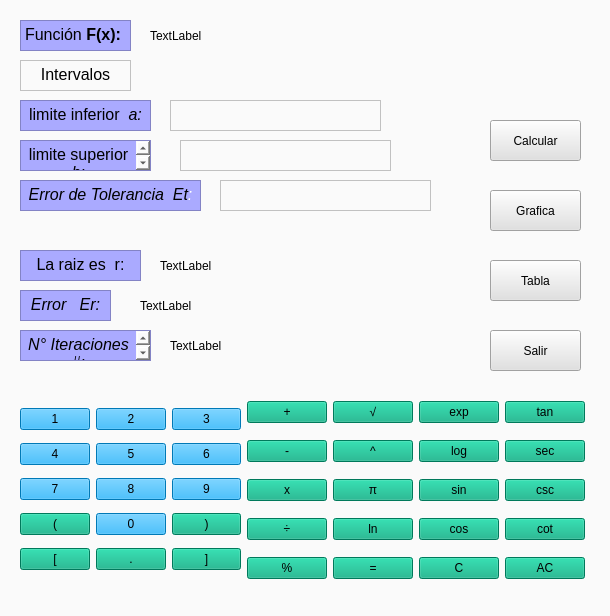
<?xml version="1.0" encoding="UTF-8"?>
<ui version="4.0">
 <class>calculadora</class>
 <widget class="QWidget" name="calculadora">
  <property name="geometry">
   <rect>
    <x>0</x>
    <y>0</y>
    <width>610</width>
    <height>616</height>
   </rect>
  </property>
  <property name="windowTitle">
   <string>Metodo de la secante</string>
  </property>
  <property name="styleSheet">
   <string notr="true">background-color: rgb(250, 250, 250);</string>
  </property>
  <widget class="QWidget" name="layoutWidget">
   <property name="geometry">
    <rect>
     <x>20</x>
     <y>390</y>
     <width>565</width>
     <height>203</height>
    </rect>
   </property>
   <layout class="QGridLayout" name="gridLayout_2">
    <item row="0" column="0" rowspan="5">
     <layout class="QGridLayout" name="gridLayout">
      <item row="0" column="0">
       <widget class="QPushButton" name="botonUno">
        <property name="styleSheet">
         <string notr="true">background-color: rgb(0, 170, 255);
font: 87 14pt &quot;Arial Black&quot;;</string>
        </property>
        <property name="text">
         <string>1</string>
        </property>
        <property name="shortcut">
         <string>1</string>
        </property>
       </widget>
      </item>
      <item row="0" column="1">
       <widget class="QPushButton" name="botonDos">
        <property name="styleSheet">
         <string notr="true">background-color: rgb(0, 170, 255);
font: 87 14pt &quot;Arial Black&quot;;</string>
        </property>
        <property name="text">
         <string>2</string>
        </property>
        <property name="shortcut">
         <string>2</string>
        </property>
       </widget>
      </item>
      <item row="0" column="2">
       <widget class="QPushButton" name="botonTres">
        <property name="styleSheet">
         <string notr="true">background-color: rgb(0, 170, 255);
font: 87 14pt &quot;Arial Black&quot;;</string>
        </property>
        <property name="text">
         <string>3</string>
        </property>
        <property name="shortcut">
         <string>3</string>
        </property>
       </widget>
      </item>
      <item row="1" column="0">
       <widget class="QPushButton" name="botonCuatro">
        <property name="styleSheet">
         <string notr="true">background-color: rgb(0, 170, 255);
font: 87 14pt &quot;Arial Black&quot;;</string>
        </property>
        <property name="text">
         <string>4</string>
        </property>
        <property name="shortcut">
         <string>4</string>
        </property>
       </widget>
      </item>
      <item row="1" column="1">
       <widget class="QPushButton" name="botonCinco">
        <property name="styleSheet">
         <string notr="true">background-color: rgb(0, 170, 255);
font: 87 14pt &quot;Arial Black&quot;;</string>
        </property>
        <property name="text">
         <string>5</string>
        </property>
        <property name="shortcut">
         <string>5</string>
        </property>
       </widget>
      </item>
      <item row="1" column="2">
       <widget class="QPushButton" name="botonSeis">
        <property name="styleSheet">
         <string notr="true">background-color: rgb(0, 170, 255);
font: 87 14pt &quot;Arial Black&quot;;</string>
        </property>
        <property name="text">
         <string>6</string>
        </property>
        <property name="shortcut">
         <string>6</string>
        </property>
       </widget>
      </item>
      <item row="2" column="0">
       <widget class="QPushButton" name="botonSiete">
        <property name="styleSheet">
         <string notr="true">background-color: rgb(0, 170, 255);
font: 87 14pt &quot;Arial Black&quot;;</string>
        </property>
        <property name="text">
         <string>7</string>
        </property>
        <property name="shortcut">
         <string>7</string>
        </property>
       </widget>
      </item>
      <item row="2" column="1">
       <widget class="QPushButton" name="botonOcho">
        <property name="styleSheet">
         <string notr="true">background-color: rgb(0, 170, 255);
font: 87 14pt &quot;Arial Black&quot;;</string>
        </property>
        <property name="text">
         <string>8</string>
        </property>
        <property name="shortcut">
         <string>8</string>
        </property>
       </widget>
      </item>
      <item row="2" column="2">
       <widget class="QPushButton" name="botonNueve">
        <property name="styleSheet">
         <string notr="true">background-color: rgb(0, 170, 255);
font: 87 14pt &quot;Arial Black&quot;;</string>
        </property>
        <property name="text">
         <string>9</string>
        </property>
        <property name="shortcut">
         <string>9</string>
        </property>
       </widget>
      </item>
      <item row="3" column="0">
       <widget class="QPushButton" name="botonCabierto">
        <property name="styleSheet">
         <string notr="true">font: 87 14pt &quot;Arial Black&quot;;
background-color: rgb(0, 170, 127);</string>
        </property>
        <property name="text">
         <string>(</string>
        </property>
        <property name="shortcut">
         <string>(</string>
        </property>
       </widget>
      </item>
      <item row="3" column="1">
       <widget class="QPushButton" name="botonCero">
        <property name="styleSheet">
         <string notr="true">background-color: rgb(0, 170, 255);
font: 87 14pt &quot;Arial Black&quot;;</string>
        </property>
        <property name="text">
         <string>0</string>
        </property>
        <property name="shortcut">
         <string>0</string>
        </property>
       </widget>
      </item>
      <item row="3" column="2">
       <widget class="QPushButton" name="botonCerrado">
        <property name="styleSheet">
         <string notr="true">background-color: rgb(0, 170, 127);
font: 87 14pt &quot;Arial Black&quot;;</string>
        </property>
        <property name="text">
         <string>)</string>
        </property>
        <property name="shortcut">
         <string>)</string>
        </property>
       </widget>
      </item>
      <item row="4" column="0">
       <widget class="QPushButton" name="botonCabierto_2">
        <property name="styleSheet">
         <string notr="true">font: 87 14pt &quot;Arial Black&quot;;
background-color: rgb(0, 170, 127);</string>
        </property>
        <property name="text">
         <string>[</string>
        </property>
        <property name="shortcut">
         <string>(</string>
        </property>
       </widget>
      </item>
      <item row="4" column="1">
       <widget class="QPushButton" name="botonPunto">
        <property name="styleSheet">
         <string notr="true">background-color: rgb(0, 170, 127);
font: 87 14pt &quot;Arial Black&quot;;</string>
        </property>
        <property name="text">
         <string>.</string>
        </property>
        <property name="shortcut">
         <string>.</string>
        </property>
       </widget>
      </item>
      <item row="4" column="2">
       <widget class="QPushButton" name="botonCabierto_3">
        <property name="styleSheet">
         <string notr="true">font: 87 14pt &quot;Arial Black&quot;;
background-color: rgb(0, 170, 127);</string>
        </property>
        <property name="text">
         <string>]</string>
        </property>
        <property name="shortcut">
         <string>(</string>
        </property>
       </widget>
      </item>
     </layout>
    </item>
    <item row="0" column="1">
     <widget class="QPushButton" name="botonMas">
      <property name="styleSheet">
       <string notr="true">font: 87 14pt &quot;Arial Black&quot;;
background-color: rgb(0, 170, 127);</string>
      </property>
      <property name="text">
       <string>+</string>
      </property>
      <property name="shortcut">
       <string>+</string>
      </property>
     </widget>
    </item>
    <item row="0" column="2">
     <widget class="QPushButton" name="botonMas_2">
      <property name="styleSheet">
       <string notr="true">font: 75 14pt &quot;Arial&quot;;
background-color: rgb(0, 170, 127);</string>
      </property>
      <property name="text">
       <string>√</string>
      </property>
      <property name="shortcut">
       <string>+</string>
      </property>
     </widget>
    </item>
    <item row="0" column="3">
     <widget class="QPushButton" name="botonMas_3">
      <property name="styleSheet">
       <string notr="true">font: 12pt &quot;Arial&quot;;
background-color: rgb(0, 170, 127);</string>
      </property>
      <property name="text">
       <string>exp</string>
      </property>
      <property name="shortcut">
       <string>+</string>
      </property>
     </widget>
    </item>
    <item row="0" column="4">
     <widget class="QPushButton" name="botonMas_11">
      <property name="styleSheet">
       <string notr="true">font: 12pt &quot;Arial&quot;;
background-color: rgb(0, 170, 127);</string>
      </property>
      <property name="text">
       <string>tan</string>
      </property>
      <property name="shortcut">
       <string>+</string>
      </property>
     </widget>
    </item>
    <item row="1" column="1">
     <widget class="QPushButton" name="botonMenos">
      <property name="styleSheet">
       <string notr="true">font: 87 14pt &quot;Arial Black&quot;;
background-color: rgb(0, 170, 127);</string>
      </property>
      <property name="text">
       <string>-</string>
      </property>
      <property name="shortcut">
       <string>-</string>
      </property>
     </widget>
    </item>
    <item row="1" column="2">
     <widget class="QPushButton" name="botonMas_4">
      <property name="styleSheet">
       <string notr="true">font: 87 14pt &quot;Arial Black&quot;;
background-color: rgb(0, 170, 127);</string>
      </property>
      <property name="text">
       <string>^</string>
      </property>
      <property name="shortcut">
       <string>+</string>
      </property>
     </widget>
    </item>
    <item row="1" column="3">
     <widget class="QPushButton" name="botonMas_8">
      <property name="styleSheet">
       <string notr="true">font: 12pt &quot;Arial&quot;;
background-color: rgb(0, 170, 127);</string>
      </property>
      <property name="text">
       <string>log</string>
      </property>
      <property name="shortcut">
       <string>+</string>
      </property>
     </widget>
    </item>
    <item row="1" column="4">
     <widget class="QPushButton" name="botonMas_12">
      <property name="styleSheet">
       <string notr="true">font: 12pt &quot;Arial&quot;;
background-color: rgb(0, 170, 127);</string>
      </property>
      <property name="text">
       <string>sec</string>
      </property>
      <property name="shortcut">
       <string>+</string>
      </property>
     </widget>
    </item>
    <item row="2" column="1">
     <widget class="QPushButton" name="BotonMulti">
      <property name="styleSheet">
       <string notr="true">background-color: rgb(0, 170, 127);
font: 87 14pt &quot;Arial Black&quot;;</string>
      </property>
      <property name="text">
       <string>x</string>
      </property>
      <property name="shortcut">
       <string>*</string>
      </property>
     </widget>
    </item>
    <item row="2" column="2">
     <widget class="QPushButton" name="botonMas_7">
      <property name="styleSheet">
       <string notr="true">font: 87 14pt &quot;Arial Black&quot;;
background-color: rgb(0, 170, 127);</string>
      </property>
      <property name="text">
       <string>π</string>
      </property>
      <property name="shortcut">
       <string>+</string>
      </property>
     </widget>
    </item>
    <item row="2" column="3">
     <widget class="QPushButton" name="botonMas_9">
      <property name="styleSheet">
       <string notr="true">font: 12pt &quot;Arial&quot;;
background-color: rgb(0, 170, 127);</string>
      </property>
      <property name="text">
       <string>sin</string>
      </property>
      <property name="shortcut">
       <string>+</string>
      </property>
     </widget>
    </item>
    <item row="2" column="4">
     <widget class="QPushButton" name="botonMas_13">
      <property name="styleSheet">
       <string notr="true">font: 12pt &quot;Arial&quot;;
background-color: rgb(0, 170, 127);</string>
      </property>
      <property name="text">
       <string>csc</string>
      </property>
      <property name="shortcut">
       <string>+</string>
      </property>
     </widget>
    </item>
    <item row="3" column="1">
     <widget class="QPushButton" name="botonDivision">
      <property name="styleSheet">
       <string notr="true">font: 87 14pt &quot;Arial Black&quot;;
background-color: rgb(0, 170, 127);</string>
      </property>
      <property name="text">
       <string>÷</string>
      </property>
      <property name="shortcut">
       <string>/</string>
      </property>
     </widget>
    </item>
    <item row="3" column="2">
     <widget class="QPushButton" name="botonMas_5">
      <property name="styleSheet">
       <string notr="true">font: 12pt &quot;Arial&quot;;
background-color: rgb(0, 170, 127);</string>
      </property>
      <property name="text">
       <string>ln</string>
      </property>
      <property name="shortcut">
       <string>+</string>
      </property>
     </widget>
    </item>
    <item row="3" column="3">
     <widget class="QPushButton" name="botonMas_10">
      <property name="styleSheet">
       <string notr="true">font: 12pt &quot;Arial&quot;;
background-color: rgb(0, 170, 127);</string>
      </property>
      <property name="text">
       <string>cos</string>
      </property>
      <property name="shortcut">
       <string>+</string>
      </property>
     </widget>
    </item>
    <item row="3" column="4">
     <widget class="QPushButton" name="botonMas_14">
      <property name="styleSheet">
       <string notr="true">font: 12pt &quot;Arial&quot;;
background-color: rgb(0, 170, 127);</string>
      </property>
      <property name="text">
       <string>cot</string>
      </property>
      <property name="shortcut">
       <string>+</string>
      </property>
     </widget>
    </item>
    <item row="4" column="1">
     <widget class="QPushButton" name="botonPorcentaje">
      <property name="styleSheet">
       <string notr="true">font: 87 14pt &quot;Arial Black&quot;;
background-color: rgb(0, 170, 127);</string>
      </property>
      <property name="text">
       <string>%</string>
      </property>
      <property name="shortcut">
       <string>%</string>
      </property>
     </widget>
    </item>
    <item row="4" column="2">
     <widget class="QPushButton" name="botonMas_6">
      <property name="styleSheet">
       <string notr="true">font: 87 14pt &quot;Arial Black&quot;;
background-color: rgb(0, 170, 127);</string>
      </property>
      <property name="text">
       <string>=</string>
      </property>
      <property name="shortcut">
       <string>+</string>
      </property>
     </widget>
    </item>
    <item row="4" column="3">
     <widget class="QPushButton" name="BotonBorrar">
      <property name="styleSheet">
       <string notr="true">background-color: rgb(0, 170, 127);
font: 87 14pt &quot;Arial Black&quot;;</string>
      </property>
      <property name="text">
       <string>C</string>
      </property>
      <property name="shortcut">
       <string>Esc</string>
      </property>
     </widget>
    </item>
    <item row="4" column="4">
     <widget class="QPushButton" name="botonAC">
      <property name="styleSheet">
       <string notr="true">font: 87 14pt &quot;Arial Black&quot;;
background-color: rgb(0, 170, 127);</string>
      </property>
      <property name="text">
       <string>AC</string>
      </property>
     </widget>
    </item>
   </layout>
  </widget>
  <widget class="QTextEdit" name="BotonFun">
   <property name="geometry">
    <rect>
     <x>20</x>
     <y>20</y>
     <width>111</width>
     <height>31</height>
    </rect>
   </property>
   <property name="styleSheet">
    <string notr="true">font: 12pt &quot;Arial&quot;;
background-color: rgb(170, 170, 255);</string>
   </property>
   <property name="html">
    <string>&lt;!DOCTYPE HTML PUBLIC &quot;-//W3C//DTD HTML 4.0//EN&quot; &quot;http://www.w3.org/TR/REC-html40/strict.dtd&quot;&gt;
&lt;html&gt;&lt;head&gt;&lt;meta name=&quot;qrichtext&quot; content=&quot;1&quot; /&gt;&lt;style type=&quot;text/css&quot;&gt;
p, li { white-space: pre-wrap; }
&lt;/style&gt;&lt;/head&gt;&lt;body style=&quot; font-family:'Arial'; font-size:12pt; font-weight:400; font-style:normal;&quot;&gt;
&lt;p style=&quot; margin-top:0px; margin-bottom:0px; margin-left:0px; margin-right:0px; -qt-block-indent:0; text-indent:0px;&quot;&gt;&lt;span style=&quot; font-family:'MS Shell Dlg 2'; color:#000000;&quot;&gt;Función &lt;/span&gt;&lt;span style=&quot; font-family:'MS Shell Dlg 2'; font-weight:600; color:#000000;&quot;&gt;F(x):&lt;/span&gt;&lt;/p&gt;&lt;/body&gt;&lt;/html&gt;</string>
   </property>
  </widget>
  <widget class="QPushButton" name="pushButton_8">
   <property name="geometry">
    <rect>
     <x>490</x>
     <y>190</y>
     <width>91</width>
     <height>41</height>
    </rect>
   </property>
   <property name="styleSheet">
    <string notr="true">background-color: rgb(225, 225, 225);
font: 87 12pt &quot;Arial Black&quot;;</string>
   </property>
   <property name="text">
    <string>Grafica</string>
   </property>
  </widget>
  <widget class="QTextEdit" name="BotonRaiz">
   <property name="geometry">
    <rect>
     <x>20</x>
     <y>250</y>
     <width>121</width>
     <height>31</height>
    </rect>
   </property>
   <property name="styleSheet">
    <string notr="true">font: 12pt &quot;Arial&quot;;
background-color: rgb(170, 170, 255);</string>
   </property>
   <property name="html">
    <string>&lt;!DOCTYPE HTML PUBLIC &quot;-//W3C//DTD HTML 4.0//EN&quot; &quot;http://www.w3.org/TR/REC-html40/strict.dtd&quot;&gt;
&lt;html&gt;&lt;head&gt;&lt;meta name=&quot;qrichtext&quot; content=&quot;1&quot; /&gt;&lt;style type=&quot;text/css&quot;&gt;
p, li { white-space: pre-wrap; }
&lt;/style&gt;&lt;/head&gt;&lt;body style=&quot; font-family:'Arial'; font-size:12pt; font-weight:400; font-style:normal;&quot;&gt;
&lt;p align=&quot;center&quot; style=&quot; margin-top:0px; margin-bottom:0px; margin-left:0px; margin-right:0px; -qt-block-indent:0; text-indent:0px;&quot;&gt;&lt;span style=&quot; color:#000000;&quot;&gt;La raiz es  r:&lt;/span&gt;&lt;/p&gt;&lt;/body&gt;&lt;/html&gt;</string>
   </property>
  </widget>
  <widget class="QTextEdit" name="BotonLimIn">
   <property name="geometry">
    <rect>
     <x>20</x>
     <y>100</y>
     <width>131</width>
     <height>31</height>
    </rect>
   </property>
   <property name="styleSheet">
    <string notr="true">font: 12pt &quot;Arial&quot;;
background-color: rgb(170, 170, 255);</string>
   </property>
   <property name="html">
    <string>&lt;!DOCTYPE HTML PUBLIC &quot;-//W3C//DTD HTML 4.0//EN&quot; &quot;http://www.w3.org/TR/REC-html40/strict.dtd&quot;&gt;
&lt;html&gt;&lt;head&gt;&lt;meta name=&quot;qrichtext&quot; content=&quot;1&quot; /&gt;&lt;style type=&quot;text/css&quot;&gt;
p, li { white-space: pre-wrap; }
&lt;/style&gt;&lt;/head&gt;&lt;body style=&quot; font-family:'Arial'; font-size:12pt; font-weight:400; font-style:normal;&quot;&gt;
&lt;p align=&quot;center&quot; style=&quot; margin-top:0px; margin-bottom:0px; margin-left:0px; margin-right:0px; -qt-block-indent:0; text-indent:0px;&quot;&gt;&lt;span style=&quot; color:#000000;&quot;&gt;limite inferior &lt;/span&gt;&lt;span style=&quot; font-style:italic; color:#000000;&quot;&gt; a:&lt;/span&gt;&lt;/p&gt;&lt;/body&gt;&lt;/html&gt;</string>
   </property>
  </widget>
  <widget class="QPushButton" name="pushButton_10">
   <property name="geometry">
    <rect>
     <x>490</x>
     <y>260</y>
     <width>91</width>
     <height>41</height>
    </rect>
   </property>
   <property name="styleSheet">
    <string notr="true">background-color: rgb(225, 225, 225);
font: 87 12pt &quot;Arial Black&quot;;</string>
   </property>
   <property name="text">
    <string>Tabla</string>
   </property>
  </widget>
  <widget class="QPushButton" name="pushButton_11">
   <property name="geometry">
    <rect>
     <x>490</x>
     <y>330</y>
     <width>91</width>
     <height>41</height>
    </rect>
   </property>
   <property name="styleSheet">
    <string notr="true">background-color: rgb(225, 225, 225);
font: 87 12pt &quot;Arial Black&quot;;</string>
   </property>
   <property name="text">
    <string>Salir</string>
   </property>
  </widget>
  <widget class="QTextEdit" name="BotonNum">
   <property name="geometry">
    <rect>
     <x>20</x>
     <y>330</y>
     <width>131</width>
     <height>31</height>
    </rect>
   </property>
   <property name="styleSheet">
    <string notr="true">font: 12pt &quot;Arial&quot;;
background-color: rgb(170, 170, 255);</string>
   </property>
   <property name="html">
    <string>&lt;!DOCTYPE HTML PUBLIC &quot;-//W3C//DTD HTML 4.0//EN&quot; &quot;http://www.w3.org/TR/REC-html40/strict.dtd&quot;&gt;
&lt;html&gt;&lt;head&gt;&lt;meta name=&quot;qrichtext&quot; content=&quot;1&quot; /&gt;&lt;style type=&quot;text/css&quot;&gt;
p, li { white-space: pre-wrap; }
&lt;/style&gt;&lt;/head&gt;&lt;body style=&quot; font-family:'Arial'; font-size:12pt; font-weight:400; font-style:normal;&quot;&gt;
&lt;p align=&quot;center&quot; style=&quot; margin-top:0px; margin-bottom:0px; margin-left:0px; margin-right:0px; -qt-block-indent:0; text-indent:0px;&quot;&gt;&lt;span style=&quot; font-style:italic; color:#000000;&quot;&gt;N° Iteraciones  #:&lt;/span&gt;&lt;/p&gt;&lt;/body&gt;&lt;/html&gt;</string>
   </property>
  </widget>
  <widget class="QTextEdit" name="BotonLimSup">
   <property name="geometry">
    <rect>
     <x>20</x>
     <y>140</y>
     <width>131</width>
     <height>31</height>
    </rect>
   </property>
   <property name="styleSheet">
    <string notr="true">font: 12pt &quot;Arial&quot;;
background-color: rgb(170, 170, 255);</string>
   </property>
   <property name="html">
    <string>&lt;!DOCTYPE HTML PUBLIC &quot;-//W3C//DTD HTML 4.0//EN&quot; &quot;http://www.w3.org/TR/REC-html40/strict.dtd&quot;&gt;
&lt;html&gt;&lt;head&gt;&lt;meta name=&quot;qrichtext&quot; content=&quot;1&quot; /&gt;&lt;style type=&quot;text/css&quot;&gt;
p, li { white-space: pre-wrap; }
&lt;/style&gt;&lt;/head&gt;&lt;body style=&quot; font-family:'Arial'; font-size:12pt; font-weight:400; font-style:normal;&quot;&gt;
&lt;p align=&quot;center&quot; style=&quot; margin-top:0px; margin-bottom:0px; margin-left:0px; margin-right:0px; -qt-block-indent:0; text-indent:0px;&quot;&gt;&lt;span style=&quot; color:#000000;&quot;&gt;limite superior &lt;/span&gt;&lt;span style=&quot; font-style:italic; color:#000000;&quot;&gt; b:&lt;/span&gt;&lt;/p&gt;&lt;/body&gt;&lt;/html&gt;</string>
   </property>
  </widget>
  <widget class="QPushButton" name="pushButton_9">
   <property name="geometry">
    <rect>
     <x>490</x>
     <y>120</y>
     <width>91</width>
     <height>41</height>
    </rect>
   </property>
   <property name="styleSheet">
    <string notr="true">background-color: rgb(225, 225, 225);
font: 87 12pt &quot;Arial Black&quot;;</string>
   </property>
   <property name="text">
    <string>Calcular</string>
   </property>
  </widget>
  <widget class="QTextEdit" name="BotonErrorT">
   <property name="geometry">
    <rect>
     <x>20</x>
     <y>180</y>
     <width>181</width>
     <height>31</height>
    </rect>
   </property>
   <property name="styleSheet">
    <string notr="true">font: 12pt &quot;Arial&quot;;
background-color: rgb(170, 170, 255);</string>
   </property>
   <property name="html">
    <string>&lt;!DOCTYPE HTML PUBLIC &quot;-//W3C//DTD HTML 4.0//EN&quot; &quot;http://www.w3.org/TR/REC-html40/strict.dtd&quot;&gt;
&lt;html&gt;&lt;head&gt;&lt;meta name=&quot;qrichtext&quot; content=&quot;1&quot; /&gt;&lt;style type=&quot;text/css&quot;&gt;
p, li { white-space: pre-wrap; }
&lt;/style&gt;&lt;/head&gt;&lt;body style=&quot; font-family:'Arial'; font-size:12pt; font-weight:400; font-style:normal;&quot;&gt;
&lt;p align=&quot;center&quot; style=&quot; margin-top:0px; margin-bottom:0px; margin-left:0px; margin-right:0px; -qt-block-indent:0; text-indent:0px;&quot;&gt;&lt;span style=&quot; font-style:italic; color:#000000;&quot;&gt;Error de Tolerancia  Et&lt;/span&gt;&lt;span style=&quot; font-style:italic; color:#ffffff;&quot;&gt;:&lt;/span&gt;&lt;/p&gt;&lt;/body&gt;&lt;/html&gt;</string>
   </property>
  </widget>
  <widget class="QTextEdit" name="BotonError">
   <property name="geometry">
    <rect>
     <x>20</x>
     <y>290</y>
     <width>91</width>
     <height>31</height>
    </rect>
   </property>
   <property name="styleSheet">
    <string notr="true">font: 12pt &quot;Arial&quot;;
background-color: rgb(170, 170, 255);</string>
   </property>
   <property name="html">
    <string>&lt;!DOCTYPE HTML PUBLIC &quot;-//W3C//DTD HTML 4.0//EN&quot; &quot;http://www.w3.org/TR/REC-html40/strict.dtd&quot;&gt;
&lt;html&gt;&lt;head&gt;&lt;meta name=&quot;qrichtext&quot; content=&quot;1&quot; /&gt;&lt;style type=&quot;text/css&quot;&gt;
p, li { white-space: pre-wrap; }
&lt;/style&gt;&lt;/head&gt;&lt;body style=&quot; font-family:'Arial'; font-size:12pt; font-weight:400; font-style:normal;&quot;&gt;
&lt;p align=&quot;center&quot; style=&quot; margin-top:0px; margin-bottom:0px; margin-left:0px; margin-right:0px; -qt-block-indent:0; text-indent:0px;&quot;&gt;&lt;span style=&quot; font-style:italic; color:#000000;&quot;&gt;Error   Er:&lt;/span&gt;&lt;/p&gt;&lt;/body&gt;&lt;/html&gt;</string>
   </property>
  </widget>
  <widget class="QTextEdit" name="Intervalos">
   <property name="geometry">
    <rect>
     <x>20</x>
     <y>60</y>
     <width>111</width>
     <height>31</height>
    </rect>
   </property>
   <property name="styleSheet">
    <string notr="true">font: 12pt &quot;Arial&quot;;</string>
   </property>
   <property name="html">
    <string>&lt;!DOCTYPE HTML PUBLIC &quot;-//W3C//DTD HTML 4.0//EN&quot; &quot;http://www.w3.org/TR/REC-html40/strict.dtd&quot;&gt;
&lt;html&gt;&lt;head&gt;&lt;meta name=&quot;qrichtext&quot; content=&quot;1&quot; /&gt;&lt;style type=&quot;text/css&quot;&gt;
p, li { white-space: pre-wrap; }
&lt;/style&gt;&lt;/head&gt;&lt;body style=&quot; font-family:'Arial'; font-size:12pt; font-weight:400; font-style:normal;&quot;&gt;
&lt;p align=&quot;center&quot; style=&quot; margin-top:0px; margin-bottom:0px; margin-left:0px; margin-right:0px; -qt-block-indent:0; text-indent:0px;&quot;&gt;&lt;span style=&quot; color:#000000;&quot;&gt;Intervalos&lt;/span&gt;&lt;/p&gt;&lt;/body&gt;&lt;/html&gt;</string>
   </property>
  </widget>
  <widget class="QLabel" name="label">
   <property name="geometry">
    <rect>
     <x>150</x>
     <y>20</y>
     <width>221</width>
     <height>31</height>
    </rect>
   </property>
   <property name="text">
    <string>TextLabel</string>
   </property>
  </widget>
  <widget class="QLabel" name="label_2">
   <property name="geometry">
    <rect>
     <x>160</x>
     <y>250</y>
     <width>221</width>
     <height>31</height>
    </rect>
   </property>
   <property name="text">
    <string>TextLabel</string>
   </property>
  </widget>
  <widget class="QLabel" name="label_3">
   <property name="geometry">
    <rect>
     <x>140</x>
     <y>290</y>
     <width>221</width>
     <height>31</height>
    </rect>
   </property>
   <property name="text">
    <string>TextLabel</string>
   </property>
  </widget>
  <widget class="QLabel" name="label_4">
   <property name="geometry">
    <rect>
     <x>170</x>
     <y>330</y>
     <width>221</width>
     <height>31</height>
    </rect>
   </property>
   <property name="text">
    <string>TextLabel</string>
   </property>
  </widget>
  <widget class="QTextEdit" name="TextLimIn">
   <property name="geometry">
    <rect>
     <x>170</x>
     <y>100</y>
     <width>211</width>
     <height>31</height>
    </rect>
   </property>
  </widget>
  <widget class="QTextEdit" name="TextLim">
   <property name="geometry">
    <rect>
     <x>180</x>
     <y>140</y>
     <width>211</width>
     <height>31</height>
    </rect>
   </property>
  </widget>
  <widget class="QTextEdit" name="TextErro">
   <property name="geometry">
    <rect>
     <x>220</x>
     <y>180</y>
     <width>211</width>
     <height>31</height>
    </rect>
   </property>
  </widget>
 </widget>
 <resources/>
 <connections/>
</ui>
